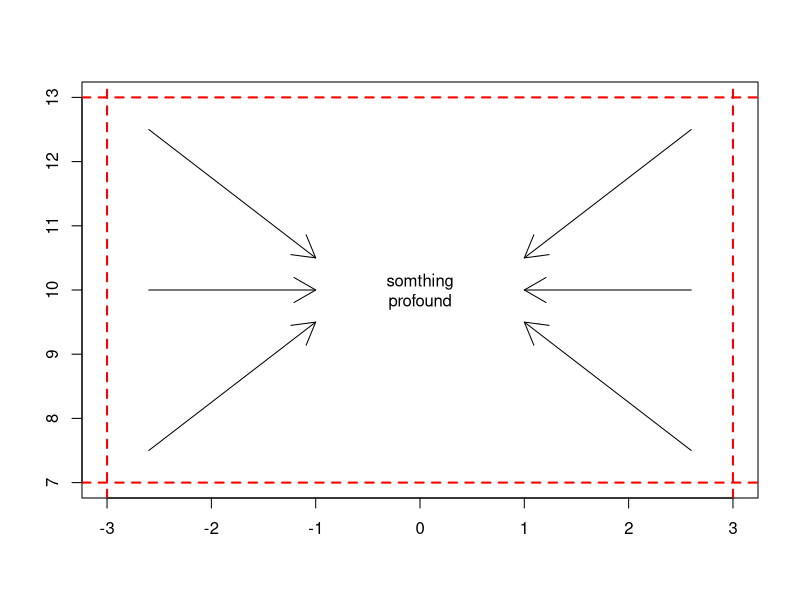
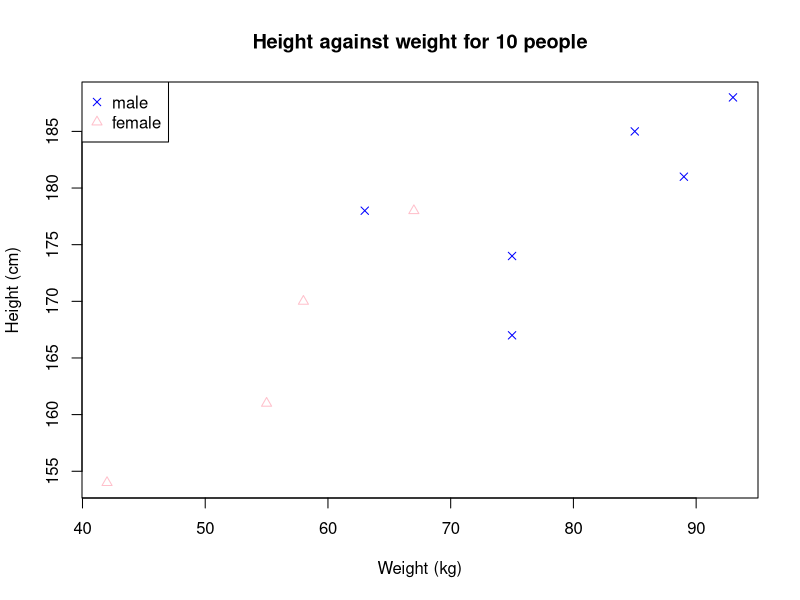
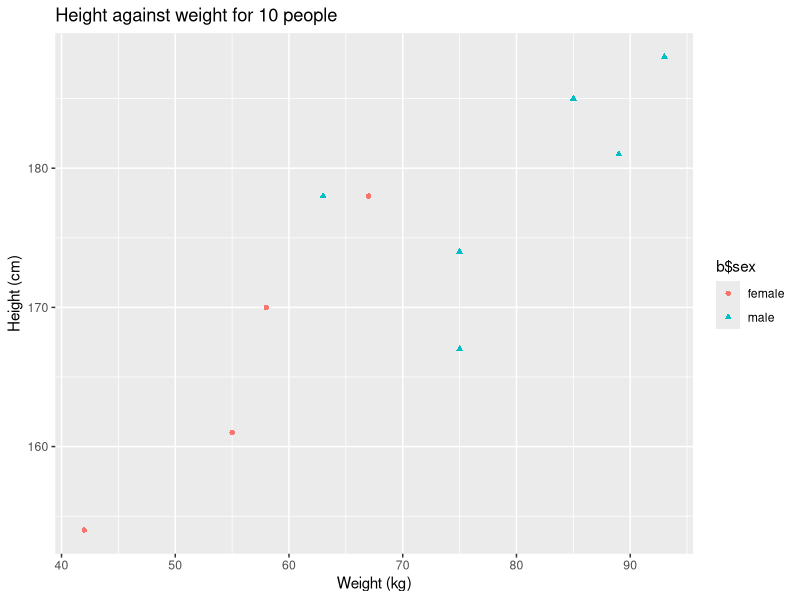
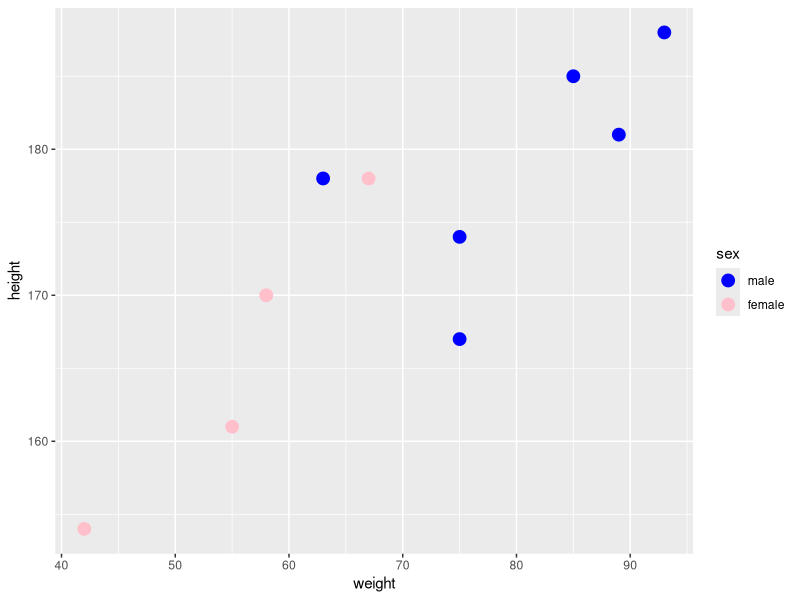

Source code (R) for these figures, in order:
# 7.1
plot(x = -3:3, y = 7:13, type = "n", main = "", xlab = "", ylab = "")

abline(h = c(7, 13), col = "red", lty = 2, lwd = 2)
abline(v = c(-3, 3), col = "red", lty = 2, lwd = 2)

text(x = 0, y = 10, labels = "somthing\nprofound")

arrows(x0 = -2.6, y0 = 12.5, x1 = -1, y1 = 10.5)
arrows(x0 = -2.6, y0 = 10,   x1 = -1, y1 = 10)
arrows(x0 = -2.6, y0 = 7.5,  x1 = -1, y1 = 9.5)

arrows(x0 = 2.6, y0 = 12.5, x1 = 1, y1 = 10.5)
arrows(x0 = 2.6, y0 = 10,   x1 = 1, y1 = 10)
arrows(x0 = 2.6, y0 = 7.5,  x1 = 1, y1 = 9.5)

b <- data.frame(
  weight = c(55,85,75,42,93,63,58,75,89,67),
  height = c(161,185,174,154,188,178,170,167,181,178),
  sex = factor(c("female","male","male","female","male","male","female","male","male","female"))
)
plot(b$weight, b$height, type="n",
     xlab="Weight (kg)", ylab="Height (cm)",
     main="Height against weight for 10 people"
)
points(b$weight[b$sex == "male"], b$height[b$sex == "male"],
       pch = 4, col = "blue"
)
points(b$weight[b$sex == "female"], b$height[b$sex == "female"],
       pch = 2, col = "pink"
)
legend("topleft", legend=c("male","female"),
       pch=c(4, 2), col=c("blue", "pink")
)

# 7.2
library("ggplot2")
qplot(b$weight, b$height,
      xlab = "Weight (kg)", ylab = "Height (cm)",
      main = "Height against weight for 10 people",
      color = b$sex, shape = b$sex
)

ggplot(data = b, mapping = aes(weight, height, color = sex)) +
  geom_point(size = 4) +
  scale_color_manual(breaks = c("male", "female"),
                     values = c("blue", "pink"))